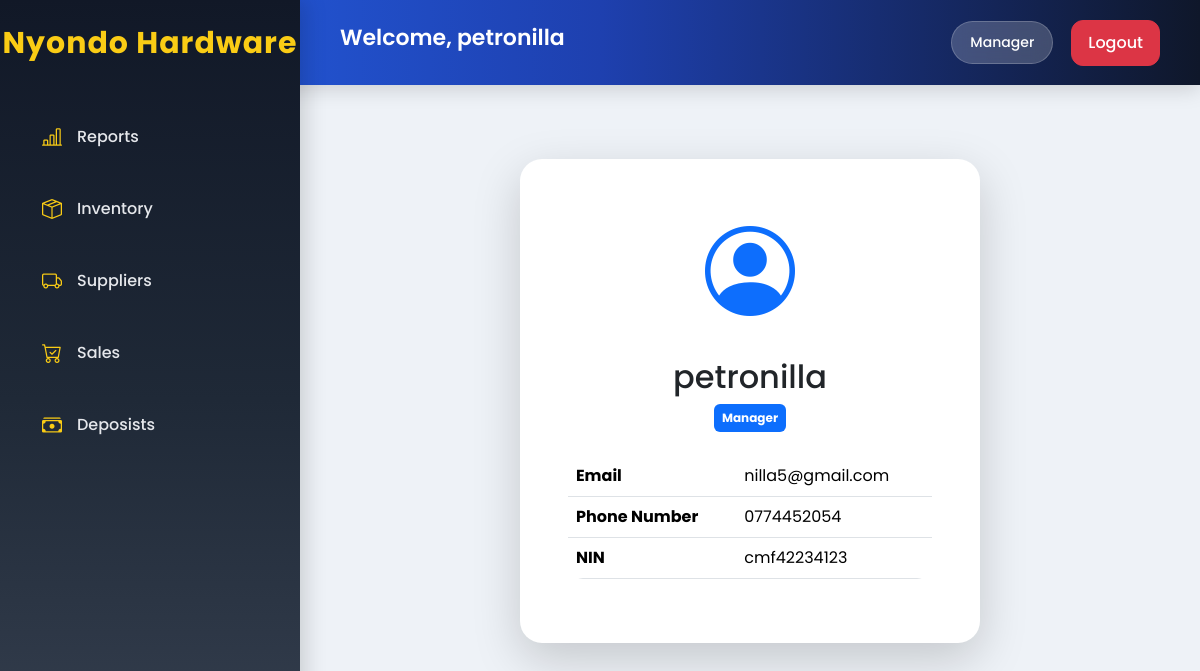
The app's page /account/profile/ (signed in) with its own data.
### account/models.py (models this page shows, shortened)
class CustomUser(AbstractUser):
    ROLE_CHOICES = (
        ('manager', 'Manager'),
        ('stock', 'Stock Personnel'),
        ('sales', 'Sales Personnel'),
    )
    role = models.CharField(max_length=20, choices=ROLE_CHOICES, default='sales')
    nin = models.CharField(max_length=14, unique=True, blank=True, null=True)
    phone_number = models.CharField(max_length=15, unique=True, validators=[RegexValidator(regex=r'^(07|03)\d{8}$', message="Enter a valid Ugandan phone number (07XXXXXXXX or 03XXXXXXXX)")
        ],
        blank=True,
        null=True
    )
    is_active = models.BooleanField(default=True)
    created_at = models.DateTimeField( auto_now_add=True)
    updated_at = models.DateTimeField(auto_now=True)

### account/views.py (the view)
@login_required
def profile_view(request):
    return render(request, 'profile.html')

### account/templates/profile.html
{% extends 'base.html' %}
{% block content %}
<div class="container">
    <div class="row justify-content-center">
        <div class="col-md-7">
            <div class="card shadow-lg border-0">
                <div class="card-body p-5">
                    <div class="text-center mb-4">
                        <i class="bi bi-person-circle text-primary"
                           style="font-size: 90px;">
                        </i>
                        <h2 class="mt-3">
                            {{ user.username }}
                        </h2>
                        <span class="badge bg-primary p-2">
                            {{ user.role|title }}
                        </span>
                    </div>
                    <table class="table">
                        <tr>
                            <th>Email</th>
                            <td>
                                {{ user.email }}
                            </td>
                        </tr>
                        <tr>
                            <th>Phone Number</th>
                            <td>
                                {{ user.phone_number }}
                            </td>
                        </tr>
                        <tr>
                            <th>NIN</th>
                            <td>
                                {{ user.nin }}
                            </td>
                        </tr>
                    </table>
                </div>
            </div>
        </div>
    </div>
</div>
{% endblock %}

### nyondo_stock_project/templates/base.html (shortened to what this page needs)
{% load static %}
<!DOCTYPE html>
<html lang="en">
<head>
    <link
        href="https://cdn.jsdelivr.net/npm/bootstrap@5.3.3/dist/css/bootstrap.min.css"
        rel="stylesheet"
    >
    <link
        rel="stylesheet"
        href="https://cdn.jsdelivr.net/npm/bootstrap-icons@1.11.3/font/bootstrap-icons.min.css"
    >
  <link rel="stylesheet" href="{% static 'styles.css' %}">
</head>
<body>
{% if user.is_authenticated %}
<div class="sidebar">
        <h2>
        Nyondo Hardware
      </h2>
    {% if user.role == "manager" %}
    <a href="/reports/">
        <i class="bi bi-bar-chart-line"></i>
        <span>Reports</span>
    </a>
    {% endif %}
    {% if user.role == "manager" or user.role == "stock" %}
    <a href="/inventory/">
        <i class="bi bi-box-seam"></i>
        <span>Inventory</span>
    </a>
    <a href="/suppliers/">
        <i class="bi bi-truck"></i>
        <span>Suppliers</span>
    </a>
    {% endif %}
    {% if user.role == "manager" or user.role == "sales" %}
    <a href="{% url 'sales_list' %}">
        <i class="bi bi-cart-check"></i>
        <span>Sales</span>
    </a>
    <a href="/deposists/">
        <i class="bi bi-cash-stack"></i>
        <span>Deposists</span>
    </a>
    {% endif %}
</div>
<div class="topbar">
    <h4>
        Welcome,
        {{ user.username }}
    </h4>
    <div class="user-info">
        <span class="role-badge">
            {{ user.role|title }}
        </span>
       <form method="POST" action="{% url 'logout' %}">
    <button type="submit" class="btn btn-danger">
        Logout
    </button>
</form>
    </div>
</div>
{% endif %}
<div class="content">
    {% block content %}
    {% endblock %}
</div>
</body>
</html>

### nyondo_stock_project/static/styles.css (style rules this page uses)
* { margin: 0; padding: 0; box-sizing: border-box; }
body { font-family: 'Poppins', sans-serif; background: #eef2f7; overflow-x: hidden; }
.sidebar { position: fixed; top: 0; left: 0; width: 300px; height: 100vh; background: linear-gradient( 180deg, #111827, #1f2937, #374151 ); color: white; padding-top: 25px; box-shadow: 6px 0 20px rgba(0,0,0,0.15); z-index: 1000; }
.sidebar h2 { text-align: center; font-size: 30px; font-weight: 700; margin-bottom: 45px; color: #facc15; letter-spacing: 1px; }
.sidebar a { display: flex; align-items: center; gap: 15px; padding: 16px 28px; color: #e5e7eb; text-decoration: none; font-size: 16px; font-weight: 500; transition: 0.3s ease; margin: 10px 14px; border-radius: 16px; }
.sidebar i { font-size: 20px; color: #facc15; }
.topbar { position: fixed; top: 0; left: 0; width: 100%; height: 85px; background: linear-gradient( 90deg, #2563eb, #1e40af, #0f172a ); display: flex; justify-content: space-between; align-items: center; padding-left: 340px; padding-right: 40px; box-shadow: 0 4px 20px rgba(0,0,0,0.15); z-index: 900; }
.topbar h4 { font-weight: 600; color: white; font-size: 22px; }
.user-info { display: flex; align-items: center; gap: 18px; }
.role-badge { background: rgba(255,255,255,0.2); backdrop-filter: blur(10px); color: white; padding: 10px 18px; border-radius: 30px; font-size: 14px; font-weight: 500; border: 1px solid rgba(255,255,255,0.2); }
.content { margin-left: 300px; margin-top: 100px; padding: 35px; }
.card { border: none; border-radius: 22px; background: white; box-shadow: 0 5px 18px rgba(0,0,0,0.06); transition: 0.3s ease; }
.table { border-radius: 15px; overflow: hidden; background: white; }
.btn { border-radius: 12px; font-weight: 500; padding: 10px 16px; }

### records on screen
CustomUser: username "petronilla", role "Manager", email "nilla5@gmail.com", phone_number "0774452054", nin "cmf42234123"
